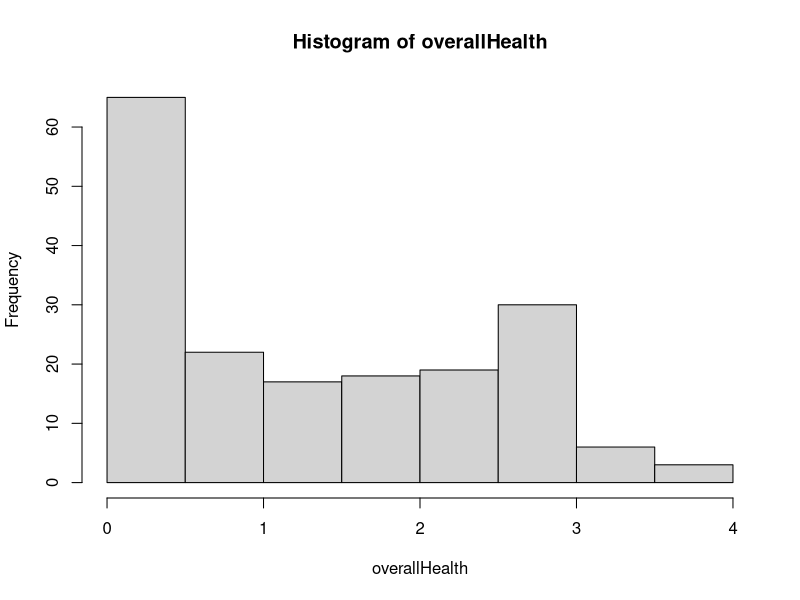

The R source for this figure: (Note: this script raises an error after producing the figure.)
options(digits=10)
library(jsonlite)
library(RColorBrewer)
#--------------------------------------------------------------------------------
toMarkerAndInfoWindow <- function(row)
{
   s0 <- "marker = new google.maps.Marker({"
   s1 <- sprintf("      position: {lat: %10.6f, lng: %10.6f}, ", row$lat, row$lon)
   s2 <- sprintf("      map, title: '%s',", row$id)
   s3 <- sprintf("      icon: %s", "defaultTreeMarker")
   s4 <- "      })"
   s <- sprintf("   %s\n%s\n%s\n%s\n%s", s0, s1, s2, s3, s4)

   iw0 <- "infoWindow = new google.maps.InfoWindow({"
   iw1 <- sprintf("       content: '%s'", row$id)
   iw2 <- "         })"
   iw <- sprintf("   %s\n%s\n%s", iw0, iw1, iw2)

   return(sprintf("%s\n%s", s, iw))

} # toMarker
#--------------------------------------------------------------------------------
tbl <- read.table("hemlocks.csv", sep=",", header=TRUE, as.is=TRUE, nrow=-1)
tbl.2021 <- read.table("hemlocks-2021-clean.csv", sep=",", header=TRUE, quote="")
#stopifnot(colnames(tbl) == colnames(tbl.2021))
#tbl <- rbind(tbl, tbl.2021)

  # big trees with a healthy canopy:  place extra value on h3 > 2
h3.2 <- tbl$h3
bigTreesWithHealthyCanopy <- which(tbl$dbh > 15 & tbl$h3 > 2)
length(bigTreesWithHealthyCanopy) # 89
tbl$h3.2 <- tbl$h3
tbl$h3.2[bigTreesWithHealthyCanopy] <- tbl$h3.2[bigTreesWithHealthyCanopy] + 1
healthSums <- apply(tbl[, c("h1", "h2", "h3.2")], 1, sum, na.rm=TRUE)
goodValues <- apply(tbl[, c("h1", "h2", "h3.2")], 1, function(row) length(which(!is.na(row))))
overallHealth <- round(healthSums/goodValues, digits=2)
hist(overallHealth)
tbl$h <- overallHealth
preferredColumnOrder <- c("id","lat","lon","dbh","h1","h2","h3","h","wpDamage", "canopy", "dfAssoc", "aspect","slope","date","comments","observer")
tbl <- tbl[, preferredColumnOrder]



# tbl <- subset(tbl, date=="2024-02-10") # & observer=="paul")

write.table(tbl, "tblFinal.csv", sep=",", quote=FALSE, row.names=FALSE)
print(dim(tbl))
jsonText = toJSON(tbl, na="string", digits=6)
writeLines(jsonText, con="hemlocks.json")
printf("wrote %d lines to hemlock.json", nrow(tbl))
#for(i in 1:5)  # nrow(tbl))
#    writeLines(toMarkerAndInfoWindow(tbl[i,]))
#----------------------------------------------------------------------------------------------------
exploreColors <- function()
{
    colors <- rev(colorRampPalette(c("green", "lightgreen", "gray", "black"))(7))
    breaks <- c(0.5,1.0,1.5,2.0,2.5,3.0,3.5)

    plot(breaks, y=rep(10, length(breaks)), cex=8, xlim=c(0, 4), bg=colors,pch=21)

} # exploreColors
#--------------------------------------------------------------------------------
exploreContrasts <- function()
{
   midpoint <- 47.556020
   dim(tbl)
   tbl.n <- subset(tbl, lat >= midpoint)
   tbl.s <- subset(tbl, lat < midpoint)
   boxplot(tbl.n$h, tbl.s$h, names=c("graveyard", "garden"), main="Hemlock Health scaled 0-3")
   boxplot(tbl.n$dbh, tbl.s$dbh, names=c("graveyard", "garden"), main="Hemlock Diameter (DBH inches)")

}
#--------------------------------------------------------------------------------
